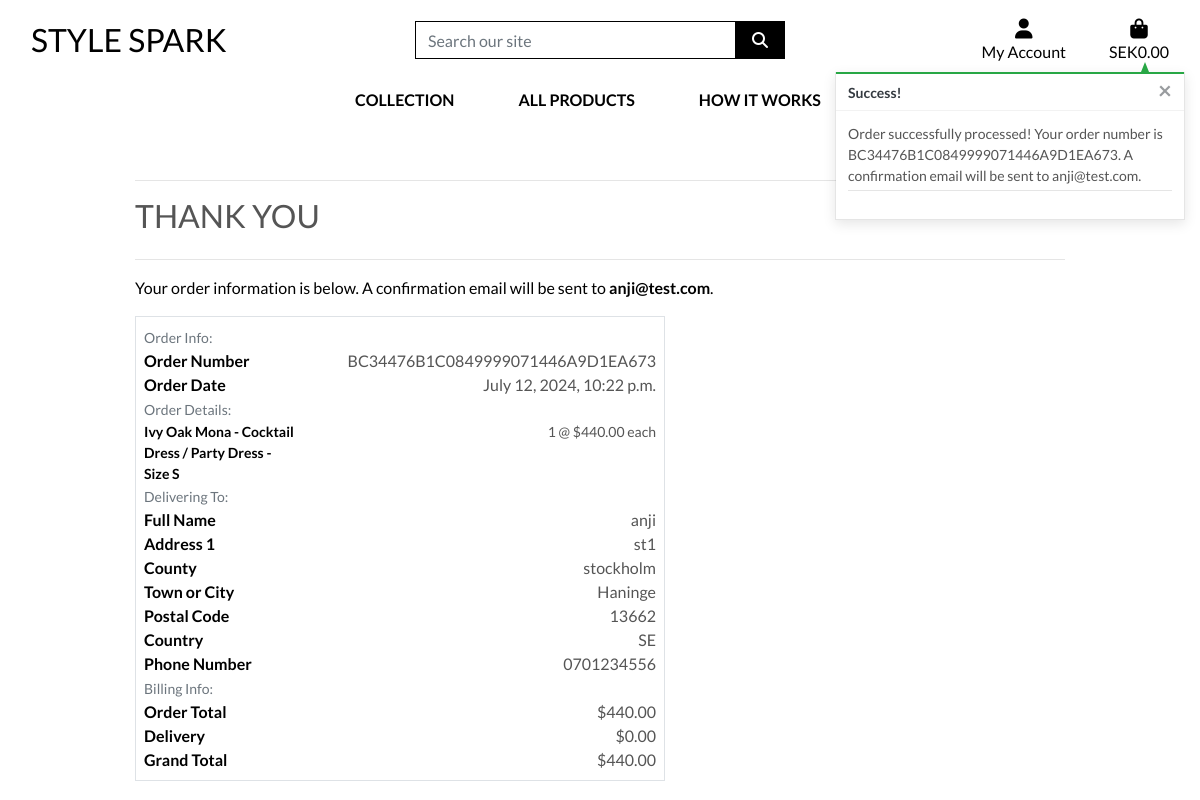
/checkout/checkout_success/BC34476B1C0849999071446A9D1EA673, run on the app's committed database.
### checkout/models.py (models this page shows, shortened)
class Order(models.Model):
    order_number = models.CharField(max_length=32, null=False, editable=False)
    user_profile = models.ForeignKey(UserProfile, on_delete=models.SET_NULL,
                                     null=True, blank=True,
                                     related_name='orders')
    full_name = models.CharField(max_length=50, null=False, blank=False)
    email = models.EmailField(max_length=254, null=False, blank=False)
    phone_number = models.CharField(max_length=20, null=False, blank=False)
    country = CountryField(blank_label='Country *', null=False, blank=False)
    postcode = models.CharField(max_length=20, null=True, blank=True)
    town_or_city = models.CharField(max_length=40, null=False, blank=False)
    street_address1 = models.CharField(max_length=80, null=False, blank=False)
    street_address2 = models.CharField(max_length=80, null=True, blank=True)
    county = models.CharField(max_length=80, null=True, blank=True)
    date = models.DateTimeField(auto_now_add=True)
    delivery_cost = models.DecimalField(max_digits=6, decimal_places=2,
                                        null=False, default=0)
    order_total = models.DecimalField(max_digits=10, decimal_places=2,
                                      null=False, default=0)
    grand_total = models.DecimalField(max_digits=10, decimal_places=2,
                                      null=False, default=0)
    original_cart = models.TextField(null=False, blank=False, default='')
    stripe_pid = models.CharField(max_length=254, null=False, blank=False,
                                  default='')

class OrderLineItem(models.Model):
    order = models.ForeignKey(Order, null=False, blank=False,
                              on_delete=models.CASCADE,
                              related_name='lineitems')
    product = models.ForeignKey(Product, null=False, blank=False,
                                on_delete=models.CASCADE)
    product_size = models.CharField(max_length=2, null=True,
                                    blank=True)  # XS, S, M, L, XL
    quantity = models.IntegerField(null=False, blank=False, default=0)
    lineitem_total = models.DecimalField(max_digits=6, decimal_places=2,
                                         null=False, blank=False,
                                         editable=False)

### products/models.py (models this page shows, shortened)
class Product(models.Model):
    category = models.ForeignKey('Category', null=True, blank=True, on_delete=models.SET_NULL)
    sku = models.CharField(max_length=254, null=True, blank=True)
    name = models.CharField(max_length=254)
    description = models.TextField()
    has_sizes = models.BooleanField(default=False, null=True, blank=True)
    price = models.DecimalField(max_digits=6, decimal_places=2)
    retail_price = models.DecimalField(("Retail Price"), max_digits=10, decimal_places=2, blank=True, null=True)
    rating = models.DecimalField(max_digits=6, decimal_places=2, null=True, blank=True)
    image_url = models.URLField(max_length=1024, null=True, blank=True)
    image = models.ImageField(null=True, blank=True)

### checkout/views.py (the view, shortened to what this page needs)
# urls.py: path('checkout_success/<order_number>',
def checkout_success(request, order_number):
    save_info = request.session.get('save_info')
    order = get_object_or_404(Order, order_number=order_number)
    messages.success(request, f'Order successfully processed! \
        Your order number is {order_number}. A confirmation \
        email will be sent to {order.email}.')
    if 'cart' in request.session:
        del request.session['cart']
    template = 'checkout/checkout_success.html'
    context = {
        'order': order,
    }
    return render(request, template, context)

### cart/contexts.py (called while the page is built, shortened)
def cart_contents(request):
    cart_items = []
    total = 0
    product_count = 0
    cart = request.session.get('cart', {})  # Initialize cart as empty dictionary if not found
    if not isinstance(cart, dict):
        cart = {}
    delivery = total * Decimal(settings.STANDARD_DELIVERY_PERCENTAGE / 100)
    grand_total = total + delivery
    context = {
        'cart_items': cart_items,
        'total': total,
        'product_count': product_count,
        'delivery': delivery,
        'grand_total': grand_total,
    }
    return context

### checkout/templates/checkout/checkout_success.html (shortened to what this page needs)
{% extends "base.html" %}
{% load static %}
{% block extra_css %}
    <link rel="stylesheet" href="{% static 'checkout/css/checkout.css' %}">
{% endblock %}
{% block page_header %}
    <div class="container header-container">
    </div>
{% endblock %}
{% block content %}
    <div class="overlay"></div>
    <div class="container">
        <div class="row">
            <div class="col">
                <hr>
                <h2 class="logo-font mb-4">Thank You</h2>
                <hr>
                <p class="text-black">Your order information is below. A confirmation email will be sent to <strong>{{ order.email }}</strong>.</p>
            </div>
        </div>
        <div class="row">
            <div class="col-12 col-lg-7">
                <div class="order-confirmation-wrapper p-2 border">
                    <div class="row">
                        <div class="col">
                            <small class="text-muted">Order Info:</small>
                        </div>
                    </div>
                    <div class="row">
                        <div class="col-12 col-md-4">
                            <p class="mb-0 text-black font-weight-bold">Order Number</p>
                        </div>
                        <div class="col-12 col-md-8 text-md-right">
                            <p class="mb-0">{{ order.order_number }}</p>
                        </div>
                    </div>
                    <div class="row">
                        <div class="col-12 col-md-4">
                            <p class="mb-0 text-black font-weight-bold">Order Date</p>
                        </div>
                        <div class="col-12 col-md-8 text-md-right">
                            <p class="mb-0">{{ order.date }}</p>
                        </div>
                    </div>
                    <div class="row">
                        <div class="col">
                            <small class="text-muted">Order Details:</small>
                        </div>
                    </div>
                    {% for item in order.lineitems.all %}
                    <div class="row">
                        <div class="col-12 col-md-4">
                            <p class="small mb-0 text-black font-weight-bold">
                                {{ item.product.name }}{% if item.product_size %} - Size {{ item.product_size|upper }}{% endif %}
                            </p>
                        </div>
                        <div class="col-12 col-md-8 text-md-right">
                            <p class="small mb-0">{{ item.quantity }} @ ${{ item.product.price }} each</p>
                        </div>
                    </div>
                    {% endfor %}
                    <div class="row">
                        <div class="col">
                            <small class="text-muted">Delivering To:</small>
                        </div>
                    </div>
                    <div class="row">
                        <div class="col-12 col-md-4">
                            <p class="mb-0 text-black font-weight-bold">Full Name</p>
                        </div>
                        <div class="col-12 col-md-8 text-md-right">
                            <p class="mb-0">{{ order.full_name }}</p>
                        </div>
                    </div>
                    <div class="row">
                        <div class="col-12 col-md-4">
                            <p class="mb-0 text-black font-weight-bold">Address 1</p>
                        </div>
                        <div class="col-12 col-md-8 text-md-right">
                            <p class="mb-0">{{ order.street_address1 }}</p>
                        </div>
                    </div>
                    {% if order.county %}
                    <div class="row">
                        <div class="col-12 col-md-4">
                            <p class="mb-0 text-black font-weight-bold">County</p>
                        </div>
                        <div class="col-12 col-md-8 text-md-right">
                            <p class="mb-0">{{ order.county }}</p>
                        </div>
                    </div>
                    {% endif %}
                    <div class="row">
                        <div class="col-12 col-md-4">
                            <p class="mb-0 text-black font-weight-bold">Town or City</p>
                        </div>
                        <div class="col-12 col-md-8 text-md-right">
                            <p class="mb-0">{{ order.town_or_city }}</p>
                        </div>
                    </div>
                    {% if order.postcode %}
                    <div class="row">
                        <div class="col-12 col-md-4">
                            <p class="mb-0 text-black font-weight-bold">Postal Code</p>
                        </div>
                        <div class="col-12 col-md-8 text-md-right">
                            <p class="mb-0">{{ order.postcode }}</p>
                        </div>
                    </div>
                    {% endif %}
                    <div class="row">
                        <div class="col-12 col-md-4">
                            <p class="mb-0 text-black font-weight-bold">Country</p>
                        </div>
                        <div class="col-12 col-md-8 text-md-right">
                            <p class="mb-0">{{ order.country }}</p>
                        </div>
                    </div>
                    <div class="row">
                        <div class="col-12 col-md-4">
                            <p class="mb-0 text-black font-weight-bold">Phone Number</p>
                        </div>
                        <div class="col-12 col-md-8 text-md-right">
                            <p class="mb-0">{{ order.phone_number }}</p>
                        </div>
                    </div>
                    <div class="row">
                        <div class="col">
                            <small class="text-muted">Billing Info:</small>
                        </div>
                    </div>
                    <div class="row">
                        <div class="col-12 col-md-4">
                            <p class="mb-0 text-black font-weight-bold">Order Total</p>
                        </div>
                        <div class="col-12 col-md-8 text-md-right">
                            <p class="mb-0">${{ order.order_total }}</p>
                        </div>
                    </div>
                    <div class="row">
                        <div class="col-12 col-md-4">
                            <p class="mb-0 text-black font-weight-bold">Delivery</p>
                        </div>
                        <div class="col-12 col-md-8 text-md-right">
                            <p class="mb-0">${{ order.delivery_cost }}</p>
                        </div>
                    </div>
                    <div class="row">
                        <div class="col-12 col-md-4">
                            <p class="mb-0 text-black font-weight-bold">Grand Total</p>
                        </div>
                        <div class="col-12 col-md-8 text-md-right">
                            <p class="mb-0">${{ order.grand_total }}</p>
                        </div>
                    </div>
                </div>
            </div>
        </div>
    </div>
{% endblock %}

### static/css/base.css (style rules this page uses)
html { height: 100%; }
body { background: url('/media/stockvault-glamour-model287254.jpg') no-repeat center center fixed; background-size: cover; height: calc(100vh - 164px); color: #555; font-family: 'Lato'; }
.logo-font { text-transform: uppercase; }
.text-black { color: #000 !important; }
.overlay { height: 100%; width: 100%; top: 0; left: 0; position: fixed; background: white; z-index: -1; }
@media (min-width: 1200px) { .container { max-width: 80%; } }
@media (min-width: 992px) { .header-container { padding-top: 164px; } }

### data on the page
Order: email "anji@test.com", order_number "BC34476B1C0849999071446A9D1EA673", date "July 12, 2024, 10:22 p.m.", full_name "anji", street_address1 "st1", county "stockholm", town_or_city "Haninge", postcode "13662", country "SE", phone_number "0701234556", order_total "440.00", delivery_cost "0.00", grand_total "440.00"
OrderLineItem: product.name "Ivy Oak Mona - Cocktail Dress / Party Dress", product_size "S", quantity "1", product.price "440.00"

### other printed values
{{ message }} "Order successfully processed! Your order number is BC34476B1C0849999071446A9D1EA673. A confirmation email will be sent to anji@test.com."
